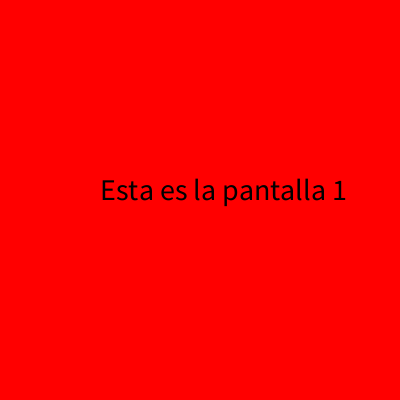
Frame 1 (no input)
Frame 60 (the mouse pressed at the canvas centre just before this capture): identical to frame 1, image omitted
Frame 120 (the mouse held since frame 60 and released just before this capture): identical to frame 1, image omitted

The Processing sketch that drew this single still picture (run headless with seeded random() and noise(); from frame 60 on, the mouse is pressed at the canvas centre):

// Processing sketch: clase_05_02_2023_repaso_pantallas_2
// ── clase_05_02_2023_repaso_pantallas_2.pde
int pantalla = 1;
int contador = 0;

void setup() {
  size(400, 400);
  textSize(30);
}

void draw() {
  background(200);
  if (pantalla == 1) {
    background(255,0,0);
    fill(0);
    text("Esta es la pantalla 1", 100, 200);
  } else if (pantalla == 2) {
    background(0,255,0);
    fill(0);
    text("Esta es la pantalla 2", 100, 200);
    text("Contador " + contador, 100, 250);
  } else if (pantalla == 3) {
    background(0,0,255);
    fill(0);
    text("Esta es la pantalla 3", 100, 200);
  }
}

void mouseClicked() {
  if (pantalla == 3) {
    pantalla = 1;
  } else {
    pantalla = pantalla + 1;
  }
}

void keyPressed() {
  
  if (pantalla == 1) {
  } else if (pantalla == 2) {
    contador = contador + 1;
  } else if (pantalla == 3) {

  }
}
